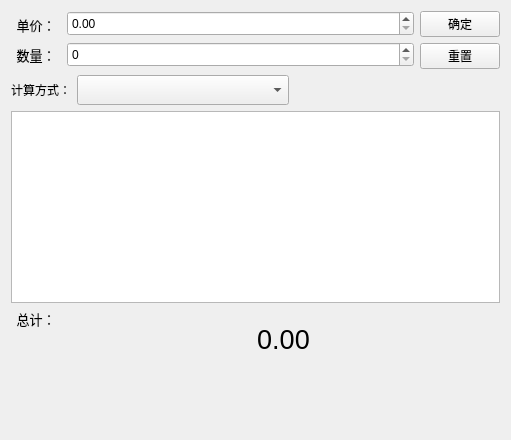
<?xml version="1.0" encoding="UTF-8"?>
<ui version="4.0">
 <class>Widget</class>
 <widget class="QWidget" name="Widget">
  <property name="geometry">
   <rect>
    <x>0</x>
    <y>0</y>
    <width>511</width>
    <height>440</height>
   </rect>
  </property>
  <property name="sizePolicy">
   <sizepolicy hsizetype="Expanding" vsizetype="Expanding">
    <horstretch>0</horstretch>
    <verstretch>0</verstretch>
   </sizepolicy>
  </property>
  <property name="minimumSize">
   <size>
    <width>400</width>
    <height>300</height>
   </size>
  </property>
  <property name="windowTitle">
   <string>Widget</string>
  </property>
  <layout class="QVBoxLayout" name="verticalLayout_4">
   <item>
    <layout class="QHBoxLayout" name="horizontalLayout_2">
     <item>
      <layout class="QHBoxLayout" name="horizontalLayout">
       <item>
        <layout class="QVBoxLayout" name="verticalLayout">
         <item>
          <widget class="QLabel" name="priceLabel">
           <property name="sizePolicy">
            <sizepolicy hsizetype="Preferred" vsizetype="Fixed">
             <horstretch>0</horstretch>
             <verstretch>0</verstretch>
            </sizepolicy>
           </property>
           <property name="minimumSize">
            <size>
             <width>50</width>
             <height>20</height>
            </size>
           </property>
           <property name="font">
            <font>
             <pointsize>10</pointsize>
            </font>
           </property>
           <property name="styleSheet">
            <string notr="true"/>
           </property>
           <property name="text">
            <string>单价：</string>
           </property>
           <property name="alignment">
            <set>Qt::AlignCenter</set>
           </property>
          </widget>
         </item>
         <item>
          <widget class="QLabel" name="numberLabel">
           <property name="sizePolicy">
            <sizepolicy hsizetype="Preferred" vsizetype="Fixed">
             <horstretch>0</horstretch>
             <verstretch>0</verstretch>
            </sizepolicy>
           </property>
           <property name="minimumSize">
            <size>
             <width>50</width>
             <height>20</height>
            </size>
           </property>
           <property name="font">
            <font>
             <pointsize>10</pointsize>
            </font>
           </property>
           <property name="styleSheet">
            <string notr="true"/>
           </property>
           <property name="text">
            <string>数量：</string>
           </property>
           <property name="alignment">
            <set>Qt::AlignCenter</set>
           </property>
          </widget>
         </item>
        </layout>
       </item>
       <item>
        <layout class="QVBoxLayout" name="verticalLayout_2">
         <item>
          <widget class="QDoubleSpinBox" name="priceSpinBox">
           <property name="sizePolicy">
            <sizepolicy hsizetype="Expanding" vsizetype="Fixed">
             <horstretch>0</horstretch>
             <verstretch>0</verstretch>
            </sizepolicy>
           </property>
           <property name="minimumSize">
            <size>
             <width>0</width>
             <height>25</height>
            </size>
           </property>
           <property name="maximum">
            <double>1000000.000000000000000</double>
           </property>
          </widget>
         </item>
         <item>
          <widget class="QSpinBox" name="numberSpinBox">
           <property name="sizePolicy">
            <sizepolicy hsizetype="Expanding" vsizetype="Fixed">
             <horstretch>0</horstretch>
             <verstretch>0</verstretch>
            </sizepolicy>
           </property>
           <property name="minimumSize">
            <size>
             <width>0</width>
             <height>25</height>
            </size>
           </property>
           <property name="maximum">
            <number>1000</number>
           </property>
          </widget>
         </item>
        </layout>
       </item>
      </layout>
     </item>
     <item>
      <layout class="QVBoxLayout" name="verticalLayout_3">
       <item>
        <widget class="QPushButton" name="confirmButton">
         <property name="sizePolicy">
          <sizepolicy hsizetype="Preferred" vsizetype="Fixed">
           <horstretch>0</horstretch>
           <verstretch>0</verstretch>
          </sizepolicy>
         </property>
         <property name="minimumSize">
          <size>
           <width>0</width>
           <height>20</height>
          </size>
         </property>
         <property name="text">
          <string>确定</string>
         </property>
        </widget>
       </item>
       <item>
        <widget class="QPushButton" name="resetButton">
         <property name="sizePolicy">
          <sizepolicy hsizetype="Preferred" vsizetype="Fixed">
           <horstretch>0</horstretch>
           <verstretch>0</verstretch>
          </sizepolicy>
         </property>
         <property name="minimumSize">
          <size>
           <width>0</width>
           <height>20</height>
          </size>
         </property>
         <property name="text">
          <string>重置</string>
         </property>
        </widget>
       </item>
      </layout>
     </item>
    </layout>
   </item>
   <item>
    <layout class="QHBoxLayout" name="horizontalLayout_4">
     <item>
      <widget class="QLabel" name="computeLabel">
       <property name="minimumSize">
        <size>
         <width>50</width>
         <height>20</height>
        </size>
       </property>
       <property name="text">
        <string>计算方式：</string>
       </property>
       <property name="alignment">
        <set>Qt::AlignCenter</set>
       </property>
      </widget>
     </item>
     <item>
      <widget class="QComboBox" name="comboBox">
       <property name="sizePolicy">
        <sizepolicy hsizetype="Expanding" vsizetype="Fixed">
         <horstretch>0</horstretch>
         <verstretch>0</verstretch>
        </sizepolicy>
       </property>
       <property name="minimumSize">
        <size>
         <width>60</width>
         <height>30</height>
        </size>
       </property>
      </widget>
     </item>
     <item>
      <spacer name="horizontalSpacer">
       <property name="orientation">
        <enum>Qt::Horizontal</enum>
       </property>
       <property name="sizeHint" stdset="0">
        <size>
         <width>40</width>
         <height>20</height>
        </size>
       </property>
      </spacer>
     </item>
    </layout>
   </item>
   <item>
    <widget class="QListWidget" name="listWidget">
     <property name="sizePolicy">
      <sizepolicy hsizetype="Expanding" vsizetype="Preferred">
       <horstretch>0</horstretch>
       <verstretch>0</verstretch>
      </sizepolicy>
     </property>
     <property name="minimumSize">
      <size>
       <width>0</width>
       <height>100</height>
      </size>
     </property>
    </widget>
   </item>
   <item>
    <layout class="QHBoxLayout" name="horizontalLayout_3">
     <item>
      <widget class="QLabel" name="sumLabel">
       <property name="minimumSize">
        <size>
         <width>50</width>
         <height>0</height>
        </size>
       </property>
       <property name="font">
        <font>
         <pointsize>10</pointsize>
        </font>
       </property>
       <property name="text">
        <string>总计：</string>
       </property>
       <property name="alignment">
        <set>Qt::AlignHCenter|Qt::AlignTop</set>
       </property>
      </widget>
     </item>
     <item>
      <widget class="QLabel" name="resultLabel">
       <property name="sizePolicy">
        <sizepolicy hsizetype="Expanding" vsizetype="Expanding">
         <horstretch>0</horstretch>
         <verstretch>0</verstretch>
        </sizepolicy>
       </property>
       <property name="minimumSize">
        <size>
         <width>0</width>
         <height>60</height>
        </size>
       </property>
       <property name="font">
        <font>
         <pointsize>20</pointsize>
        </font>
       </property>
       <property name="text">
        <string>0.00</string>
       </property>
       <property name="alignment">
        <set>Qt::AlignCenter</set>
       </property>
      </widget>
     </item>
    </layout>
   </item>
   <item>
    <spacer name="verticalSpacer">
     <property name="orientation">
      <enum>Qt::Vertical</enum>
     </property>
     <property name="sizeHint" stdset="0">
      <size>
       <width>20</width>
       <height>56</height>
      </size>
     </property>
    </spacer>
   </item>
  </layout>
 </widget>
 <layoutdefault spacing="6" margin="11"/>
 <resources/>
 <connections/>
</ui>
